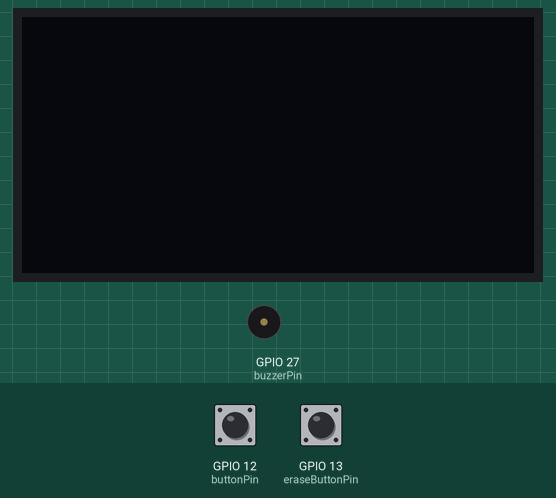
Simulated run of this sketch. Board: ESP32. On the bench: 128×64 one-colour display, buzzer (waves = sounding). The inputs (shaded band) are chosen by the test bench; at power-on: GPIO 12 (buttonPin) HIGH, GPIO 13 (eraseButtonPin) HIGH. The OLED is the two-colour kind (top 16 rows yellow).

Above: at 1.2 s.
1.3 s: GPIO 12 (buttonPin) pulled LOW for 0.15 s
At 4.1 s:
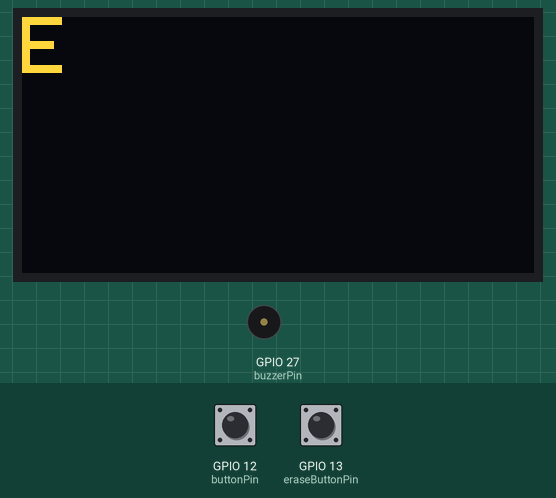
4.4 s: GPIO 12 (buttonPin) pulled LOW for 1 s
At 7.5 s:
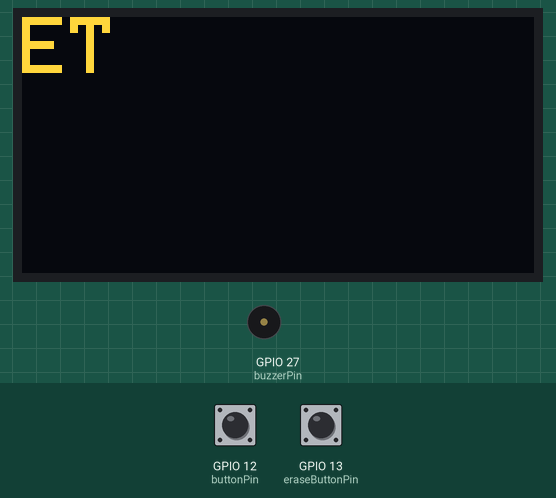
7.9 s: GPIO 12 (buttonPin) pulled LOW for 0.15 s
At 10.5 s:
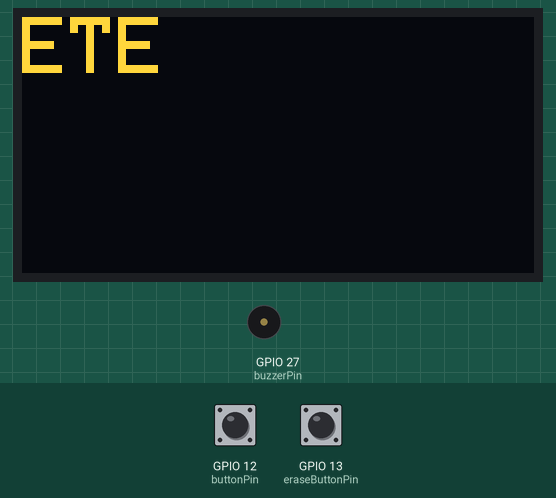
11.0 s: GPIO 13 (eraseButtonPin) pulled LOW for 1 s
At 12.4 s:
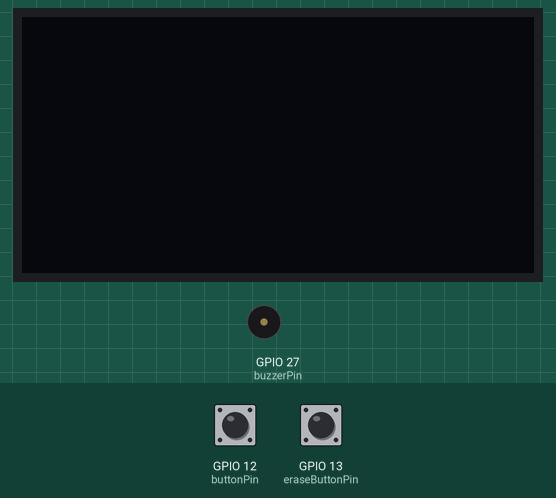
13.5 s: GPIO 12 (buttonPin) pulled LOW for 3.2 s
At 16.8 s:
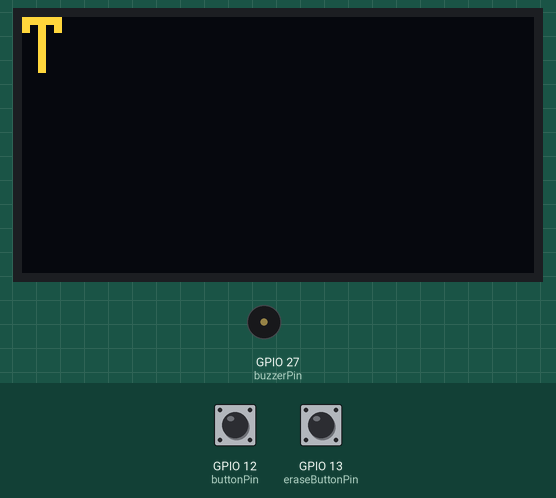
18.2 s: GPIO 12 (buttonPin) pulled LOW for 0.15 s
At 20.7 s:
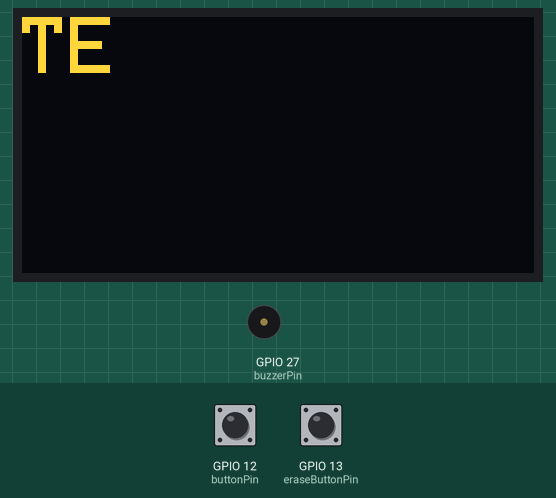
Timing chart, 0 to 22.2 s (numbered marks = the images above; inputs shaded):
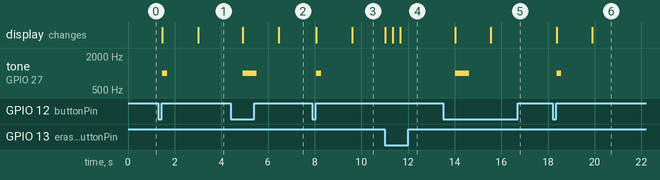

The sketch:

Morse_code.ino
```cpp
#include <Wire.h>
#include <Adafruit_GFX.h>
#include <Adafruit_SSD1306.h>

#define SCREEN_WIDTH 128
#define SCREEN_HEIGHT 64
#define OLED_RESET    -1
Adafruit_SSD1306 display(SCREEN_WIDTH, SCREEN_HEIGHT, &Wire, OLED_RESET);

const int buttonPin = 12;  // Button connected to pin 12 for input
const int buzzerPin = 27;  // Buzzer connected to pin 27
const int eraseButtonPin = 13;  // Button connected to pin 13 for erasing characters
unsigned long pressStartTime;
unsigned long lastPressTime = 0;  // To track time since last press
bool isPressed = false;
bool longPressDetected = false;
String morseCode = "";  // Stores the sequence of dots and dashes
String sentence = "";   // Stores the full sentence

const int debounceDelay = 50;  // Debounce delay (50 ms)
const int minPressDuration = 100;  // Minimum press duration to register (100 ms)
const int longPressDuration = 500;  // Threshold for a long press (1000 ms)
const int decodeDelay = 1500;  // 2 seconds timeout to decode Morse code

// Morse code dictionary
const String morseDictionary[27] = {
  ".-", "-...", "-.-.", "-..", ".", "..-.", "--.", "....", "..", ".---", "-.-", ".-..",
  "--", "-.", "---", ".--.", "--.-", ".-.", "...", "-", "..-", "...-", ".--", "-..-", "-.--", "--..", "-...."
};
const char letters[27] = {
  'A', 'B', 'C', 'D', 'E', 'F', 'G', 'H', 'I', 'J', 'K', 'L',
  'M', 'N', 'O', 'P', 'Q', 'R', 'S', 'T', 'U', 'V', 'W', 'X', 'Y', 'Z', ' '  // Last one is space
};

void setup() {
  pinMode(buttonPin, INPUT_PULLUP);  // Button with pull-up
  pinMode(buzzerPin, OUTPUT);        // Buzzer as output
  pinMode(eraseButtonPin, INPUT_PULLUP); // Button for erasing characters
  display.begin(SSD1306_SWITCHCAPVCC, 0x3C);  // Initialize OLED
  display.clearDisplay();
  display.setTextSize(2);
  display.setTextColor(WHITE);
  display.setCursor(0,0);
  display.display();
}

void loop() {
  int buttonState = digitalRead(buttonPin);
  int eraseButtonState = digitalRead(eraseButtonPin);  // Read erase button state

  // Detect button press and start timing
  if (buttonState == LOW && !isPressed && (millis() - lastPressTime > debounceDelay)) {
    pressStartTime = millis();  // Start timing the press
    isPressed = true;
    longPressDetected = false;  // Reset long press detection
  }

  // Handle long press detection while the button is still pressed
  if (isPressed && !longPressDetected && (millis() - pressStartTime >= longPressDuration)) {
    morseCode += "-";  // Register dash for long press
    displayMorseCode(morseCode);
    longPressDetected = true;  // Mark long press as handled
    lastPressTime = millis();  // Reset the last press time

    // Buzzer for dash (long beep)
    tone(buzzerPin, 1000);  // Start tone at 1kHz
    delay(600);             // Hold the tone for 600 ms
    noTone(buzzerPin);      // Stop the tone
  }

  // Handle button release
  if (buttonState == HIGH && isPressed) {
    unsigned long pressDuration = millis() - pressStartTime;

    // Register short press for dot
    if (!longPressDetected && pressDuration >= minPressDuration) {
      morseCode += ".";  // Short press for dot
      displayMorseCode(morseCode);
      lastPressTime = millis();  // Reset the last press time

      // Buzzer for dot (short beep)
      tone(buzzerPin, 1000);  // Start tone at 1kHz
      delay(200);             // Hold the tone for 200 ms
      noTone(buzzerPin);      // Stop the tone
    }

    isPressed = false;  // Reset press state
  }

  // Check if 2 seconds have passed since the last press for decoding
  if (millis() - lastPressTime > decodeDelay && morseCode.length() > 0) {
    char letter = decodeMorse(morseCode);  // Decode Morse code after 2 seconds
    if (letter != '?') {  // If valid Morse code, append the decoded letter to the sentence
      sentence += letter;
    }
    displaySentence(sentence);  // Update the OLED with the full sentence
    morseCode = "";  // Reset Morse code for the next letter
  }

  // Erase character when the erase button is pressed
  if (eraseButtonState == LOW) {
    if (sentence.length() > 0) {
      sentence.remove(sentence.length() - 1);  // Remove the last character
      displaySentence(sentence);  // Update the OLED with the new sentence
    }
    delay(300);  // Simple delay to prevent multiple erases from one press
  }
}

void displayMorseCode(String code) {
  display.clearDisplay();
  display.setCursor(0,0);
  display.print(code);  // Display current Morse code input
  display.display();
}

char decodeMorse(String morse) {
  for (int i = 0; i < 27; i++) {
    if (morse == morseDictionary[i]) {
      return letters[i];
    }
  }
  return '?';  // Return '?' if Morse code is invalid
}

void displaySentence(String sentence) {
  display.clearDisplay();
  display.setCursor(0,0);
  display.print(sentence);  // Show the full sentence being typed
  display.display();
}
```

Measured:
- after the input at 1.3 s, tone on GPIO 27 (buzzerPin): silent → 1000 Hz after 0.18 s, → silent 0.20 s later; the display: first changes after 0.18 s (image 1 shows a later state)
- after the input at 4.4 s, tone on GPIO 27 (buzzerPin): silent → 1000 Hz after 0.53 s, → silent 0.60 s later; the display: first changes after 0.53 s (image 2 shows a later state)
- after the input at 7.9 s, tone on GPIO 27 (buzzerPin): silent → 1000 Hz after 0.18 s, → silent 0.20 s later; the display: first changes after 0.18 s (image 3 shows a later state)
- after the input at 11.0 s, the display: first changes at once (image 4 shows a later state)
- after the input at 13.5 s, tone on GPIO 27 (buzzerPin): silent → 1000 Hz after 0.53 s, → silent 0.60 s later; the display: first changes after 0.53 s (image 5 shows a later state)
- after the input at 18.2 s, tone on GPIO 27 (buzzerPin): silent → 1000 Hz after 0.18 s, → silent 0.20 s later; the display: first changes after 0.18 s (image 6 shows a later state)
